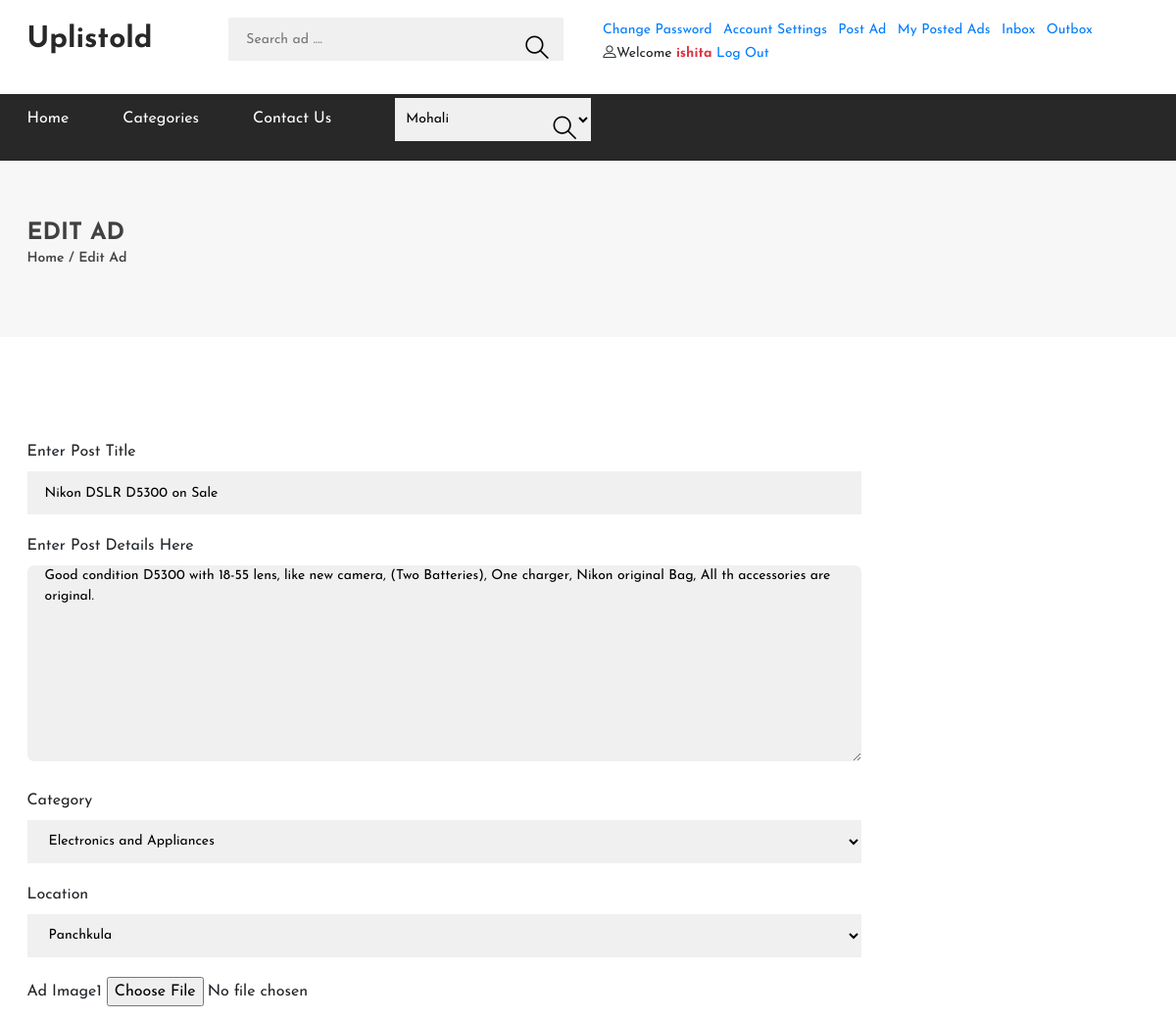
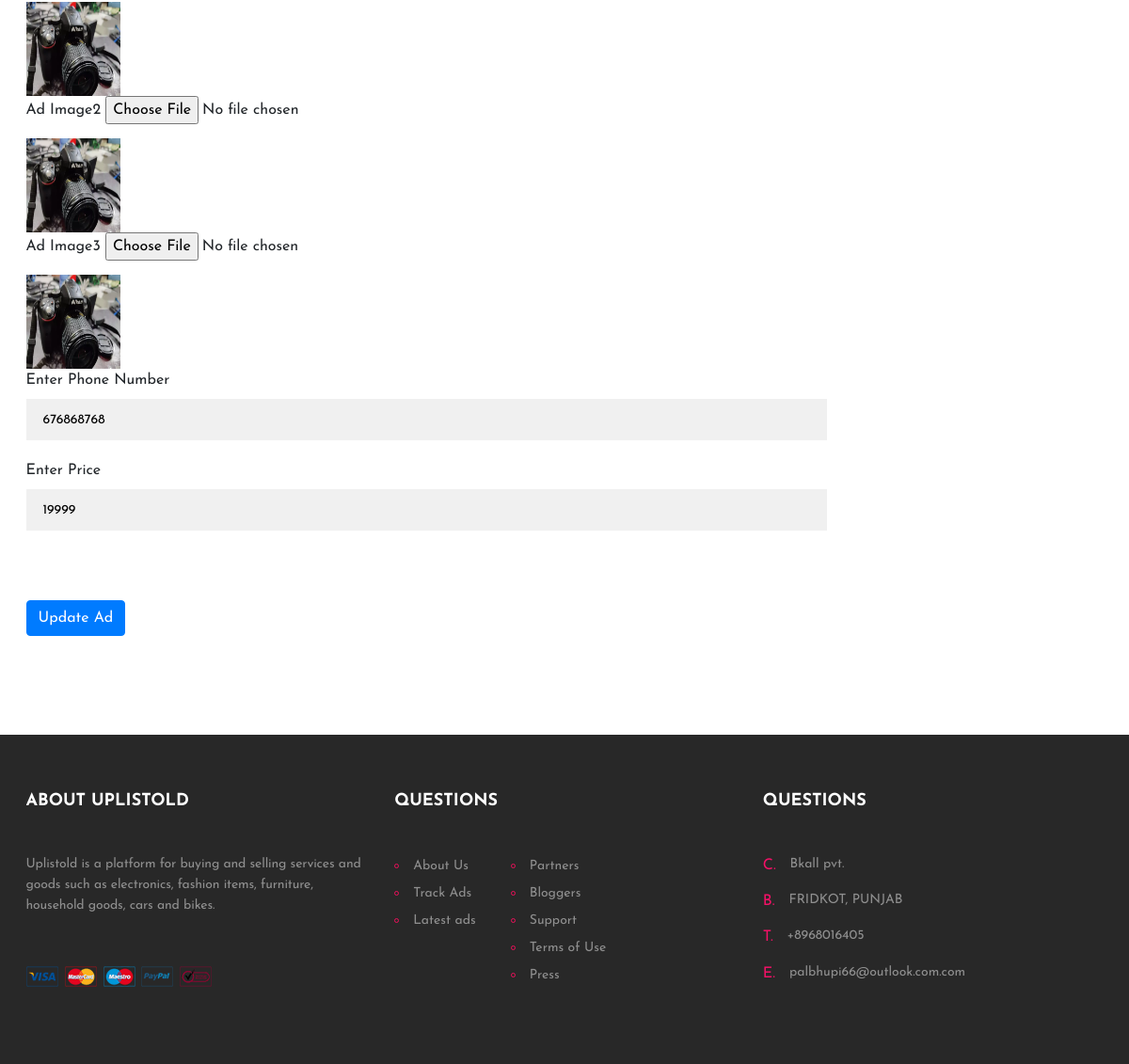
The page /editad/3/ (signed in) on the database its author committed (2 pictures, top to bottom).
### myapp/models.py (models this page shows, shortened)
class Advertise(models.Model):
    user=models.IntegerField()
    title=models.CharField(max_length=50,blank=True,null=True)
    description = models.CharField(max_length=300)
    image=models.ImageField(upload_to='images/ad_images',null=True,blank=True,help_text="Upload only .png and.jpg")
    image1=models.ImageField(upload_to='images/ad_images',null=True,blank=True,help_text="Upload only .png and.jpg")
    image2=models.ImageField(upload_to='images/ad_images',null=True,blank=True,help_text="Upload only .png and.jpg")
    location=models.ForeignKey(Location, blank=True, null=True, on_delete=models.CASCADE)
    categories = models.ForeignKey(Category, blank=True, null=True, on_delete=models.CASCADE)
    contact=models.BigIntegerField(blank=True,null=True)
    price=models.IntegerField(blank=True,null=True)
    posted_on=models.DateTimeField(default=datetime.now)
    class Meta:
        db_table = "postad"
        verbose_name = "Post Ad"
        managed = True

class Category(models.Model):
    category_name = models.CharField(max_length=50, blank=True, null=True)
    current_user = models.IntegerField()
    category_image = models.ImageField(upload_to='images/cat_images', null=True, blank=True, help_text="Upload on;y .png and.jpg")
    def __str__(self):
        return self.category_name
    class Meta:
        db_table = "category"
        verbose_name = "Categorie"
        managed = True

class Location(models.Model):
    location_name = models.CharField(max_length=50, blank=True, null=True)
    current_user = models.IntegerField()
    def __str__(self):
        return self.location_name
    class Meta:
        db_table = "location"
        verbose_name = "Location"
        managed = True

### myapp/views.py (the view)
# urls.py: path('editad/<int:id>/', views.editad, name='editad'),
@login_required(login_url='/login/')
def editad(request ,id=None):
    if request.method == 'POST':
        title = request.POST.get('title')
        description = request.POST.get('details')
        contact = request.POST.get('contact')
        price = request.POST.get('price')
        image = request.FILES.get('postimage')
        image1 = request.FILES.get('postimage1')
        image2 = request.FILES.get('postimage2')
        location = request.POST.get('location')
        category = request.POST.get('category')
        addata = Advertise.objects.get(pk=id)
        addata.user=request.user.id
        addata.title=title
        addata.description=description
        addata.image=image
        addata.image1=image1
        addata.image2=image2
        addata.contact=contact
        addata.price=price
        addata.categories=Category.objects.get(pk=category)
        addata.location=Location.objects.get(pk=location)
        addata.save()
        return redirect('mypostedads')
    else:
        addata= Advertise.objects.get(pk=id)
        return render(request, 'editad.html',{
            'category':Category.objects.all(),
            'location': Location.objects.all(),
            'loc': Location.objects.all(),
            'catdata': Category.objects.all(),
            'ad':addata
        })

### myapp/templates/editad.html (shortened to what this page needs)
{%load static%}
{% include 'header.html' %}
	<div class="page-top-info">
		<div class="container">
			<div class="row" style="height:50px">
				<div class="col-md-3">
					<h4>Edit Ad</h4>
					<div class="site-pagination">
						<a href="">Home</a> /
						<a href="">Edit Ad</a>
					</div>
				</div>
				<div class="banner set-bg col-md-9" data-setbg="{%static 'img/bannr2.jpg'%}" >
			</div>
		</div>
	</div>
	</div>
	<section class="checkout-section spad">
		<div class="container">
			<div class="row">
				<div class="col-lg-9 order-2 order-lg-1">
					<form class="checkout-form" method="post" enctype="multipart/form-data" action="/editad/{{ad.id}}/">
						<div class="row address-inputs">
							<div class="col-md-12">
								<label>Enter Post Title</label>
								<input type="text"  name="title" value="{{ad.title}}">
								<label>Enter Post Details Here</label>
                                <textarea  name="details" >{{ad.description}}</textarea>
								<label>Category</label>
								<select name="category">
									{% for i in category %}
									<option value="{{i.id}}" {% if ad.categories == i %} selected="selected" {% endif %}>{{i}}</option>
									{% endfor %}
								</select>
								<label>Location</label>
								<select name="location">
									{% for i in location %}
									<option value="{{i.id}}" {% if ad.location == i %} selected="selected" {% endif %}>{{i}}</option>
									{% endfor %}
								</select>
								<label>Ad Image1</label>
                                <input type="file" name="postimage" style="margin-bottom:15px"><br/>
								<img src="{{ad.image.url}}" style="height:100px;width:100px"/><br/>
								<label>Ad Image2</label>
                                <input type="file" name="postimage1"  style="margin-bottom:15px"><br/>
								<img src="{{ad.image1.url}}" style="height:100px;width:100px"/><br/>
								<label>Ad Image3</label>
                                <input type="file" name="postimage2"  style="margin-bottom:15px"><br/>
								<img src="{{ad.image2.url}}" style="height:100px;width:100px"/><br/>
								<label>Enter  Phone Number</label>
								<input type="text"  name="contact" value="{{ad.contact}}">
								<label>Enter Price</label>
								<input type="text"  name="price" value="{{ad.price}}">
							</div>
						</div>
						<button class=" btn btn-primary" type="submit">Update Ad</button>
					</form>
				</div>
				<div class="col-lg-3 order-1 order-lg-2">
				</div>
			</div>
		</div>
	</section>
	{% include 'footer.html' %}

### myapp/templates/header.html (shortened to what this page needs)
{%load static%}
<!DOCTYPE html>
<html lang="zxx">
<head>
	<link rel="stylesheet" href="{% static 'css/bootstrap.min.css' %}"/>
	<link rel="stylesheet" href="{% static 'css/font-awesome.min.css' %}"/>
	<link rel="stylesheet" href="{% static 'css/flaticon.css' %}"/>
	<link rel="stylesheet" href="{% static 'css/slicknav.min.css' %}"/>
	<link rel="stylesheet" href="{% static 'css/jquery-ui.min.css' %}"/>
	<link rel="stylesheet" href="{% static 'css/owl.carousel.min.css' %}"/>
	<link rel="stylesheet" href="{% static 'css/animate.css' %}"/>
	<link rel="stylesheet" href="{% static 'css/style.css' %}"/>
</head>
<body>
	<header class="header-section">
		<div class="header-top">
			<div class="container">
				<div class="row">
					<div class="col-lg-2 text-center text-lg-left">
						<a href="{% url 'home'%}" class="site-logo logo">
							Uplistold
						</a>
					</div>
					<div class="col-xl-4 col-lg-3">
						<form class="header-search-form" method="post" action="/searchad/">
							<input type="text" placeholder="Search ad ...." name="txtsearch">
							<button type="submit"><i class="flaticon-search"></i></button>
						</form>
					</div>
					<div class="col-xl-6 col-lg-7">
						<div class="user-panel">
							{% if user.is_authenticated %}
							<div class="up-item">
								 <a href="/change_pass" class="text-primary" style="margin-right:7px;">Change Password</a>
								 <a href="/uprofile"  class="text-primary" style="margin-right:7px;">Account Settings</a>
								 <a href="/postad"  class="text-primary" style="margin-right:7px;">Post Ad</a>
								 <a href="/myads"  class="text-primary" style="margin-right:7px;">My Posted Ads</a>
								 <a href="/inbox"  class="text-primary" style="margin-right:7px;">Inbox</a>
								 <a href="/outbox"  class="text-primary" style="margin-right:7px;">Outbox</a>
							</div>
							<div class="up-item">
								<span class="flaticon-profile">Welcome <b class="text-danger">{{request.user}}</b></span>
								 <a href="/logout" class="text-primary" style="margin-right:7px;">Log Out</a>
							</div>
							{% endif %}
						</div>
					</div>
				</div>
			</div>
		</div>
		<nav class="main-navbar">
			<div class="container">
				<ul class="main-menu">
					<li><a href="/">Home</a></li>
					<li><a href="#">Categories</a>
					</li>
					<li><a href="/contact/">Contact Us</a></li>
					<li><form class="header-search-form" method="post" action="/searchadbyloc/">
						<select style="width:200px;padding:7px;" name="location">
							{% for item in loc %}
							<option value="{{item.id}}">{{item.location_name}}</option>
							{% endfor %}
					</select>
							<button type="submit"><i class="flaticon-search"></i></button>
						</form></li>
				</ul>
			</div>
		</nav>
	</header>

### myapp/static/css/style.css (style rules this page uses)
html, body { height: 100%; font-family: 'Josefin Sans', sans-serif; -webkit-font-smoothing: antialiased; font-smoothing: antialiased; }
h1, h2, h3, h4, h5, h6 { margin: 0; color: #111111; font-weight: 600; }
h4 { font-size: 24px; }
img { max-width: 100%; }
ul, ol { padding: 0; margin: 0; }
.set-bg { background-repeat: no-repeat; background-size: cover; background-position: top center; }
.spad { padding-top: 105px; padding-bottom: 105px; }
.header-top { padding: 18px 0 14px; }
.site-logo { display: inline-block; }
.header-search-form { width: 100%; position: relative; padding: 0 10px; }
.header-search-form input { width: 100%; height: 44px; font-size: 14px; border-radius: 50px; border: none; padding: 0 19px; background: #f0f0f0; }
.header-search-form button { position: absolute; height: 100%; right: 18px; top: 0; font-size: 26px; color: #000; border: none; cursor: pointer; background-color: transparent; }
.user-panel .up-item { display: inline-block; font-size: 14px; }
.user-panel .up-item a { font-size: 14px; color: #000; }
.user-panel .up-item:first-child { margin-right: 29px; }
.main-navbar { background: #282828; }
.main-menu { list-style: none; }
.main-menu li { display: inline-block; position: relative; }
.main-menu li a { display: inline-block; font-size: 16px; color: #ffffff; margin-right: 50px; line-height: 1; padding: 17px 0; position: relative; }
.banner { padding: 50px 34px 47px; position: relative; margin-bottom: 70px; }
.page-top-info { background: #f8f7f7; padding: 60px 0 70px; }
.page-top-info h4 { color: #414141; font-weight: 700; text-transform: uppercase; }
.site-pagination { font-size: 14px; font-weight: 600; color: #414141; }
.site-pagination a { display: inline-block; font-size: 14px; color: #414141; }
.checkout-form input[type=text] { width: 100%; height: 44px; border: none; padding: 0 18px; background: #f0f0f0; border-radius: 40px; margin-bottom: 20px; font-size: 14px; }
.checkout-form .address-inputs { margin-bottom: 54px; }
@media (min-width: 1200px) { .container { max-width: 1175px; } }

### myapp/templates/header.html (style rules this page uses)
.logo { font-size: 30px; font-weight: bold; color:#282828; }

### myapp/templates/editad.html (style rules this page uses)
input[type="text"],select { width: 100%; height: 44px; border: none; padding: 0 18px; background: #f0f0f0; border-radius: 0px !important; margin-bottom: 20px; font-size: 14px; }
textarea { width: 100%; height: 200px; border: none; padding: 0 18px; background: #f0f0f0; border-radius: 7px !important; margin-bottom: 20px; font-size: 14px; }

### rows shown on the page
Advertise: title "Nikon DSLR D5300 on Sale", details "Good condition D5300 with 18-55 lens, like new camera, (Two Batteries), One charger, Nikon original Bag, All th accessories are original.", category "Electronics and Appliances", location "Panchkula", image (picture), image1 (picture), image2 (picture), contact "676868768", price "19999"

### other values the page prints
{{ request.user }} "ishita"
form field location "Mohali"
